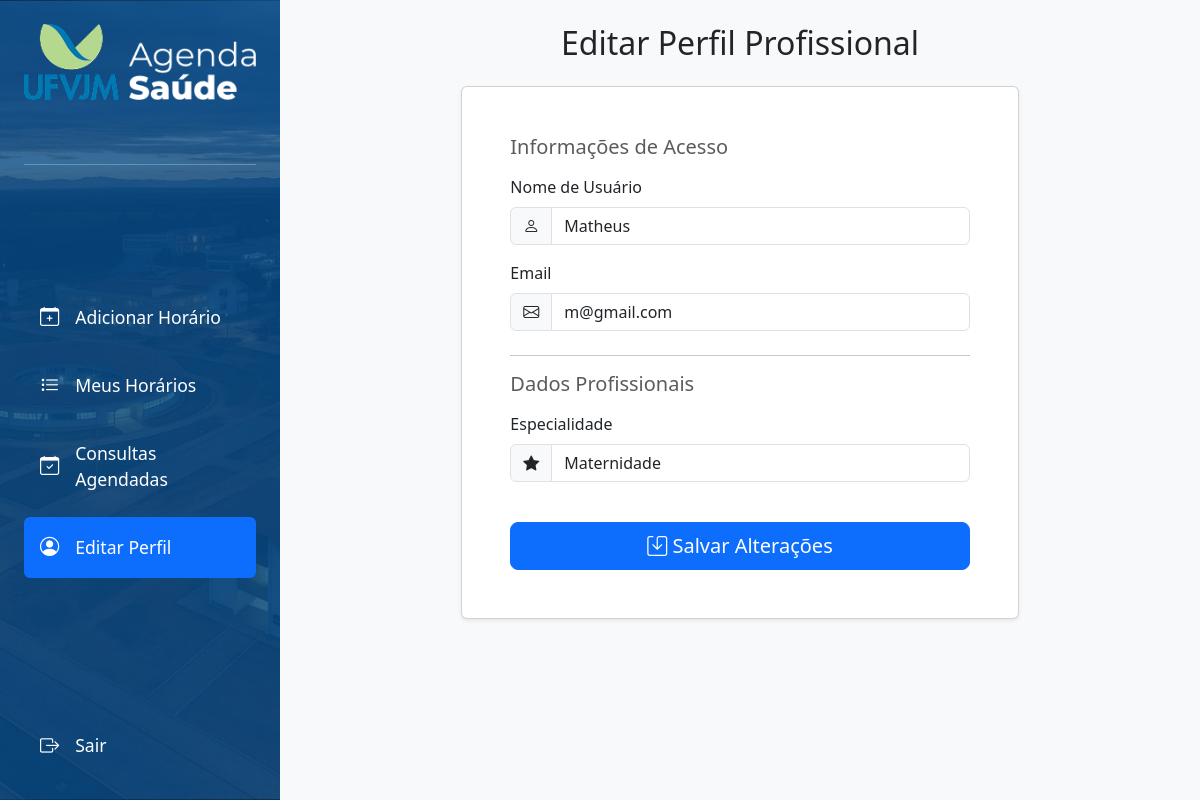
The page /editar_perfil/ (signed in) on the database as committed earlier.
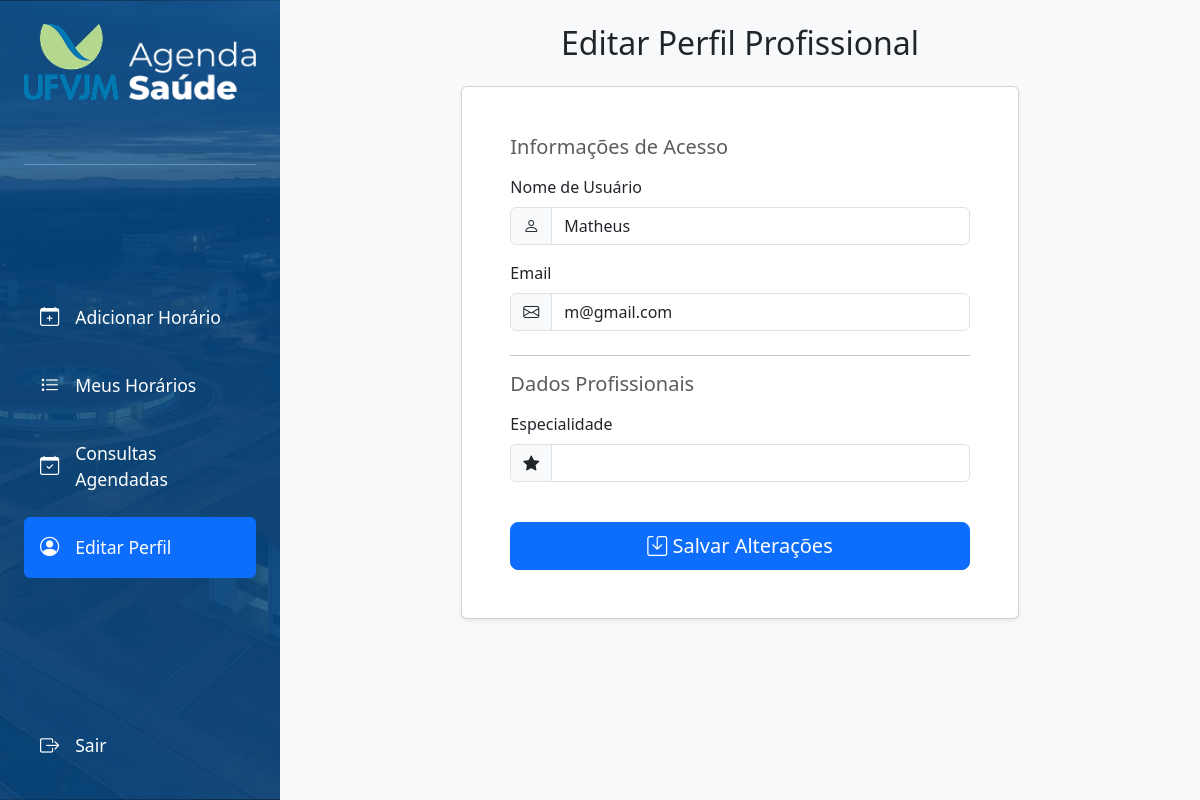
The same page on the database as committed later.
### sistema/models.py (models this page shows, shortened)
class PerfilFuncionario(models.Model):
    usuario = models.OneToOneField(User, on_delete=models.CASCADE)
    especialidade = models.CharField(max_length=100)
    foto = models.ImageField(upload_to='fotos_perfil/', null=True, blank=True)
    biografia = models.TextField(max_length=500, null=True, blank=True, help_text="Um breve resumo sobre sua experiência e abordagem.")

### sistema/views.py (the view)
# urls.py: path('editar_perfil/', views.editar_perfil, name='editar_perfil'),
@login_required
def editar_perfil(request):
    user = request.user
    FormClasse, base_dashboard = (EditarPerfilClienteForm, 'cliente_dashboard.html') if hasattr(user, 'perfilcliente') else (EditarPerfilFuncionarioForm, 'funcionario_dashboard.html')
    if request.method == 'POST':
        form = FormClasse(request.POST, instance=user)
        if form.is_valid():
            form.save()
            messages.success(request, 'Perfil atualizado com sucesso!')
            return redirect('editar_perfil')
    else:
        form = FormClasse(instance=user)
    return render(request, base_dashboard, {'pagina': 'editar_perfil', 'form': form})

### sistema/forms.py (shortened to what this page needs)
class EditarPerfilFuncionarioForm(forms.Form):
    username = forms.CharField(label="Nome de Usuário", max_length=150, required=True)
    email = forms.EmailField(label="Email", required=True)
    especialidade = forms.CharField(label="Especialidade", max_length=100, required=True)
    def __init__(self, *args, **kwargs):
        self.instance = kwargs.pop('instance', None)
        super().__init__(*args, **kwargs)
        if self.instance:
            self.fields['username'].initial = self.instance.username
            self.fields['email'].initial = self.instance.email
            if hasattr(self.instance, 'perfilfuncionario'):
                self.fields['especialidade'].initial = self.instance.perfilfuncionario.especialidade

### sistema/templates/funcionario_dashboard.html (shortened to what the changed rows need)
{% extends 'base.html' %}
{% load static %}
{% load widget_tweaks %}
{% block content %}
<div class="d-flex min-vh-100">
  <div class="flex-grow-1 p-4 bg-light">
    {% if pagina == 'dashboard' %}
      <h2>Bem-vindo ao Painel do Funcionário</h2>
      <p>Use o menu à esquerda para gerenciar seus horários e perfil.</p>
    {% elif pagina == 'editar_perfil' %}
      <div class="container">
        <div class="row justify-content-center">
            <div class="col-lg-8">
                <h2 class="mb-4 text-center">Editar Perfil Profissional</h2>
                <div class="card shadow-sm">
                    <div class="card-body p-4 p-md-5">
                        <form method="post" novalidate>
                            <h5 class="mb-3 text-muted">Informações de Acesso</h5>
                            <div class="mb-3">
                                <label for="{{ form.username.id_for_label }}" class="form-label">Nome de Usuário</label>
                                <div class="input-group">
                                    <span class="input-group-text"><i class="bi bi-person"></i></span>
                                    {{ form.username|add_class:"form-control" }}
                                </div>
                            </div>
                            <div class="mb-4">
                                <label for="{{ form.email.id_for_label }}" class="form-label">Email</label>
                                <div class="input-group">
                                    <span class="input-group-text"><i class="bi bi-envelope"></i></span>
                                    {{ form.email|add_class:"form-control" }}
                                </div>
                            </div>
                            <hr>
                            <h5 class="mb-3 text-muted">Dados Profissionais</h5>
                            <div class="mb-4">
                                <label for="{{ form.especialidade.id_for_label }}" class="form-label">Especialidade</label>
                                <div class="input-group">
                                    <span class="input-group-text"><i class="bi bi-star-fill"></i></span>
                                    {{ form.especialidade|add_class:"form-control" }}
                                </div>
                            </div>
                            <div class="d-grid">
                                <button type="submit" class="btn btn-primary btn-lg mt-3">
                                    <i class="bi bi-save"></i> Salvar Alterações
                                </button>
                            </div>
                        </form>
                    </div>
                </div>
            </div>
        </div>
      </div>
    {% endif %}
  </div>
</div>
{% endblock %}

Rows that differ between the two databases and show on the page:
removed PerfilFuncionario: especialidade "Maternidade"
